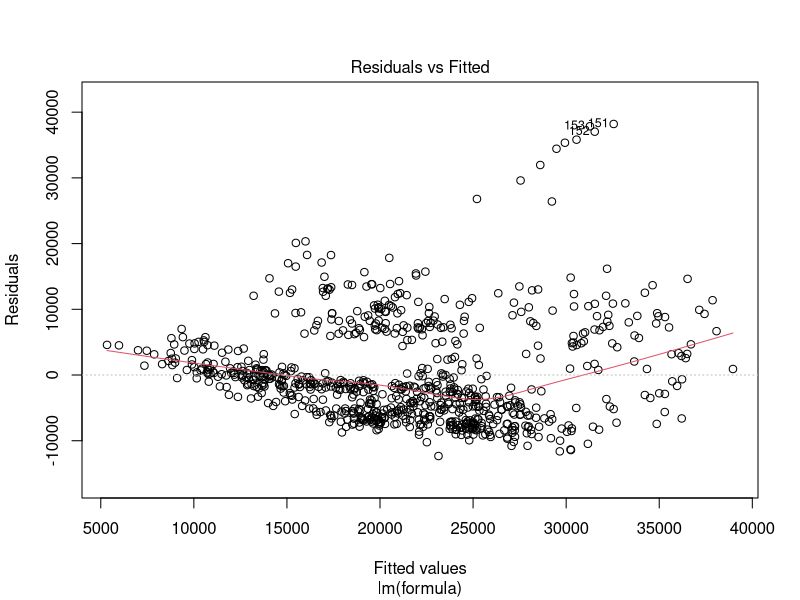
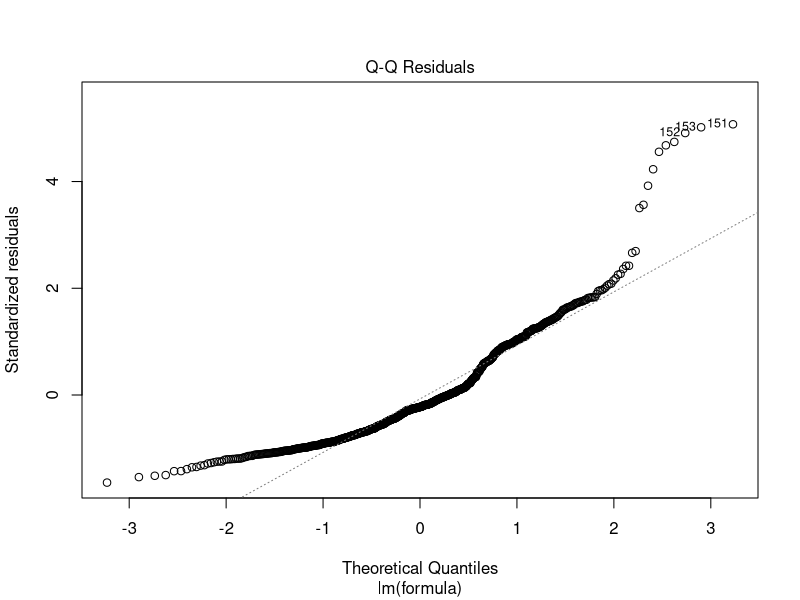
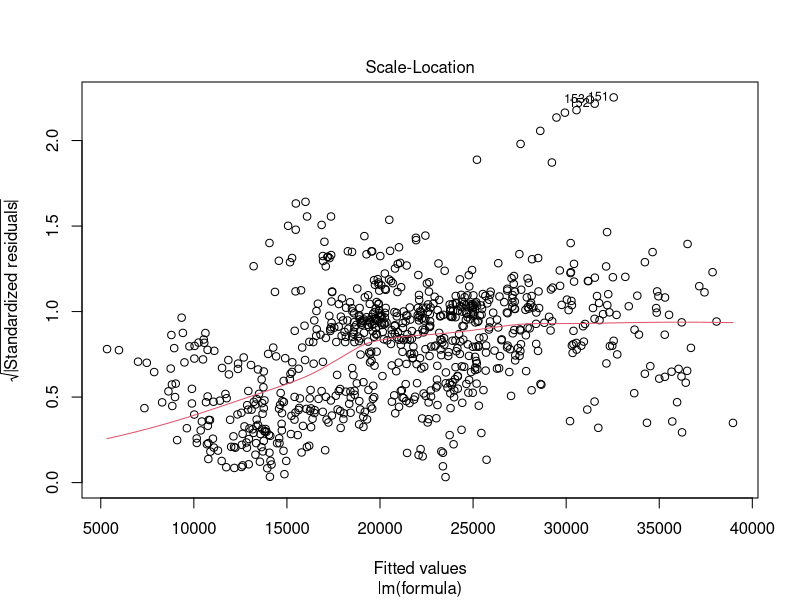
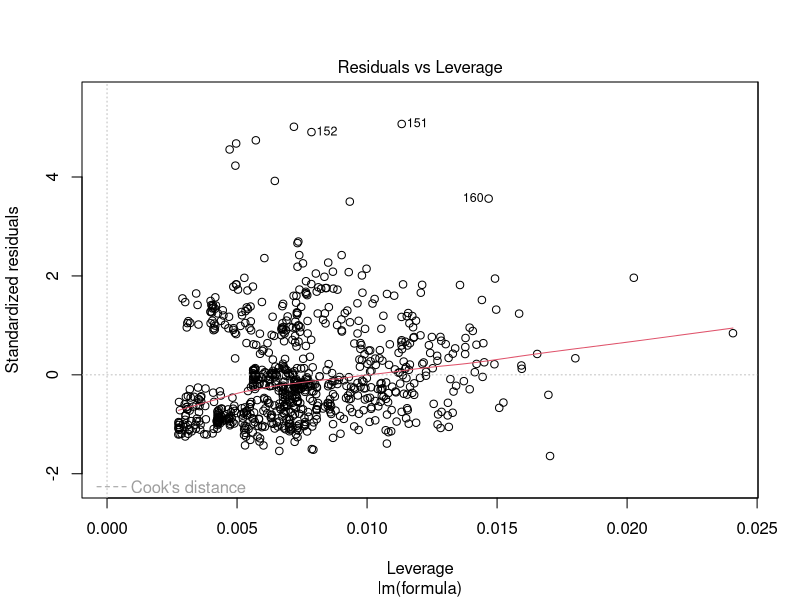
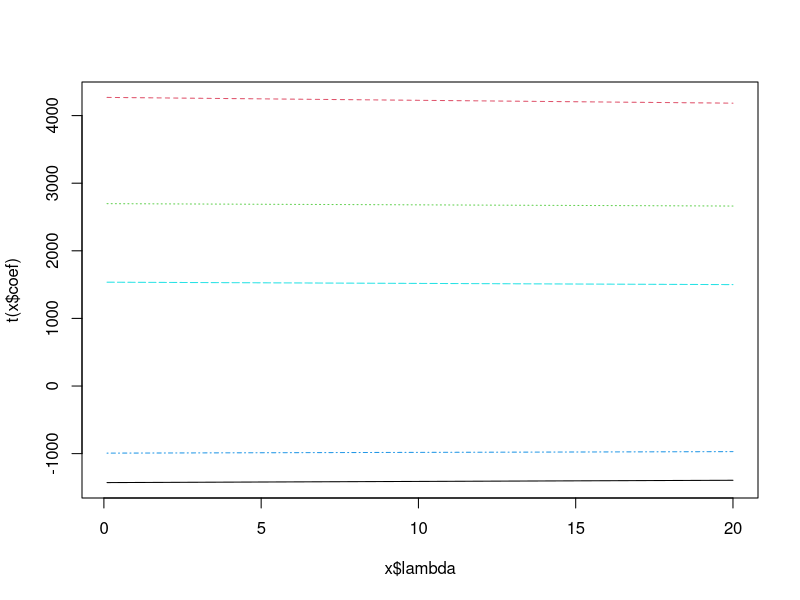
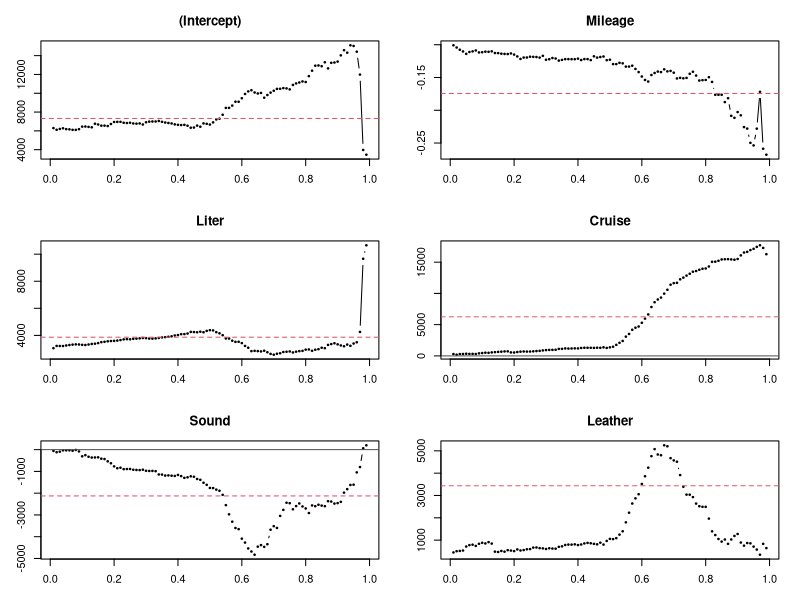

Write the R code that produced these figures, in order.
library(quantreg)
library(readxl)
library(lmtest)
library(MASS)

blood <- read_excel("Datasets/blood.xlsx")

kuiper <- read_excel("Datasets/kuiper.xls")

cigarettes <- read.delim("Datasets/cigarettes.dat.txt", header=FALSE)
names(cigarettes) = c("Name", "Tar", "Nicotine", "Weight", "CO")

research_reg = function(data, formula, reg_name){
  print(reg_name)
  res = 0
  if (reg_name == 'linear'){
    res = lm(formula = formula, data = data)
  }
  else if (reg_name == 'ridge') {
    res = lm.ridge(formula = formula, lambda = seq(0.1, 20, by=0.1), data = data)
  }
  else if (reg_name == 'quantile') {
    res = rq(formula = formula, tau = 1:99/100, data = data)
  }
  
  print(res)
  plot(res)
}


formulas = c(X1 ~ X2 + X3,
             Price ~ Mileage + Liter + Cruise + Sound + Leather,
             CO ~ Tar + Nicotine + Weight)
datas = list(blood, kuiper, cigarettes)
#for (f in formulas)
#  pairs(f, main = 'Simple Scatterplot Matrix')

regs = c('linear', 'ridge', 'quantile')


#for (i in seq(1,3))
#  for (r in regs)
#    research_reg(data = datas[[i]], formula = formulas[[i]], reg = r)

i = 2
for (r in regs)
  research_reg(data = datas[[i]], formula = formulas[[i]], reg = r)